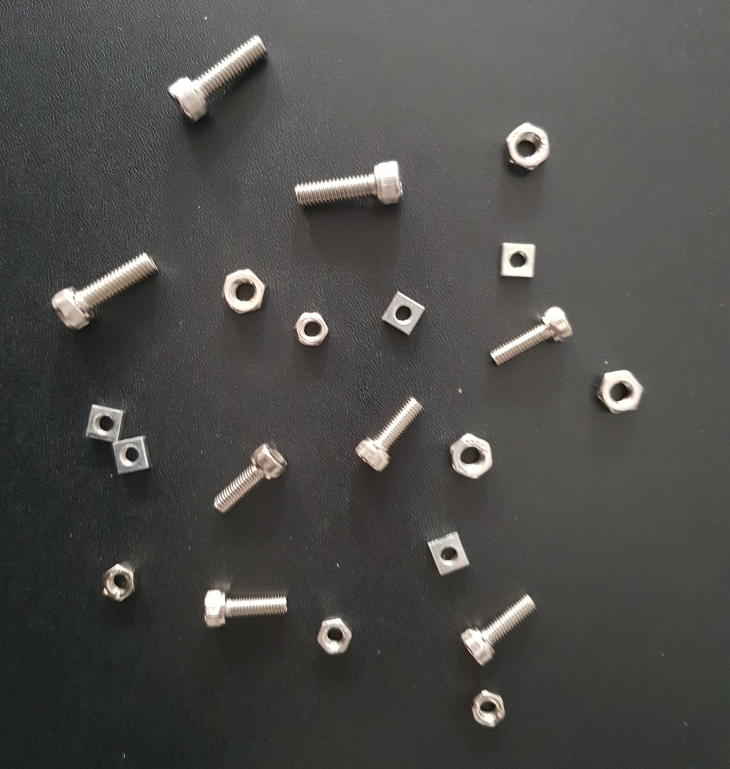
//> input picture src/Images/Lab_GrayScale_TestImage.jpg, 1459 x 1537 px (shown at 1/2 size)
$ ./temp   (built with g++ and OpenCV 4)
//> lines starting //> are read from the running program, lines starting //| are printed output that depends on the picture; after the words box and inside, x2 and y2 are one past the last pixel; in counts of white or black regions, pixels touching at a corner belong together
/*
******************************************************************************
* @author	ChangMin An
* @Mod		2022-03-18
* @brief	Deep Learning Image Processing : LAB1 Grayscale Image Segmentation
*
******************************************************************************
*/

#include <iostream>
#include <opencv2/opencv.hpp>
#include "opencv2/highgui.hpp"
#include "opencv2/imgcodecs.hpp"
#include "opencv2/imgproc.hpp"
using namespace std;
using namespace cv;


// Define the Value
#define KERNEL_SIZE 5
enum Filter_Mode {
	BLUR = 1, GAUSSIAN, MEDIAN, LAPLACIAN, DEFAULT
};

Mat src, src_gray, src_filtered, src_thred, dst, dst_morph;
int element_shape = MORPH_RECT;
int n = 3;
Mat element = getStructuringElement(element_shape, Size(n, n));
int gray = 255;
int Bolt_M5 = 0, Bolt_M6 = 0, Square_Nut_M5 = 0, Hexa_Nut_M5 = 0, Hexa_Nut_M6 = 0;
String raw_data = "Raw_Data";

// Define Function
void Image_Processing(void);
void Convert_Gray(Mat& _src, Mat& _dst);
void Print_Raw(void);
void Filter_Process(void);
void Threshold_Process(void);
void Filled_Contour(void);
void Morphology_Process(void);
void Sorting(void);
void View_Result(void);
void Print_Result(void);

// Define Source Matrix


void main(void)
{
	// Load an image
	src = imread("..//..//..//Images//Lab_GrayScale_TestImage.jpg", IMREAD_COLOR);
//> src is the input picture: 1537 rows x 1459 cols, CV_8UC3; mean B, G, R 73.6, 76.7, 77.3

	// Convert the image to Gray
	cvtColor(src, src_gray, CV_BGR2GRAY);

	/* Print the Raw Data */
	namedWindow("Raw_Data", 0);
	resizeWindow("Raw_Data", Size(800, 800));
	imshow("Raw_Data", src_gray);

	/* Filter */
	medianBlur(src_gray, src_filtered, 5);

	/* Threshold */
	threshold(src_filtered, dst, 116, 255, 0);
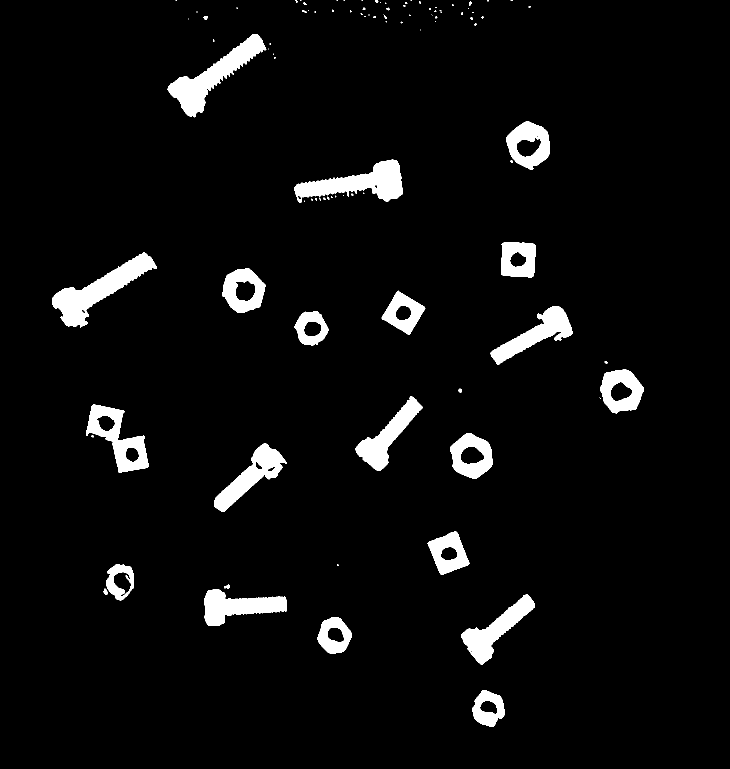
//> dst: 1537 rows x 1459 cols, CV_8UC1 (shown at 1/2 size); 4.8% white; 98 white regions (64 under 20 px)

	/* Contour for FILLED */
	vector<vector<Point>> contours;
	Mat drawing(dst.size(), CV_8U, Scalar(0));
	findContours(dst, contours, CV_RETR_EXTERNAL, CV_CHAIN_APPROX_SIMPLE, Point(0, 0));
//> contours = 98 contours, 74 with area under 20; largest, box (x1, y1, x2, y2) and area: (104, 505, 314, 655) 9558, (335, 68, 533, 235) 9036, (588, 319, 806, 405) 8530, (172, 809, 297, 946) 7728, (428, 887, 573, 1024) 6476
	for (int i = 0; i < contours.size(); i++)
		drawContours(drawing, contours, i, Scalar(255), CV_FILLED, 8);
//> this loop made 98 passes
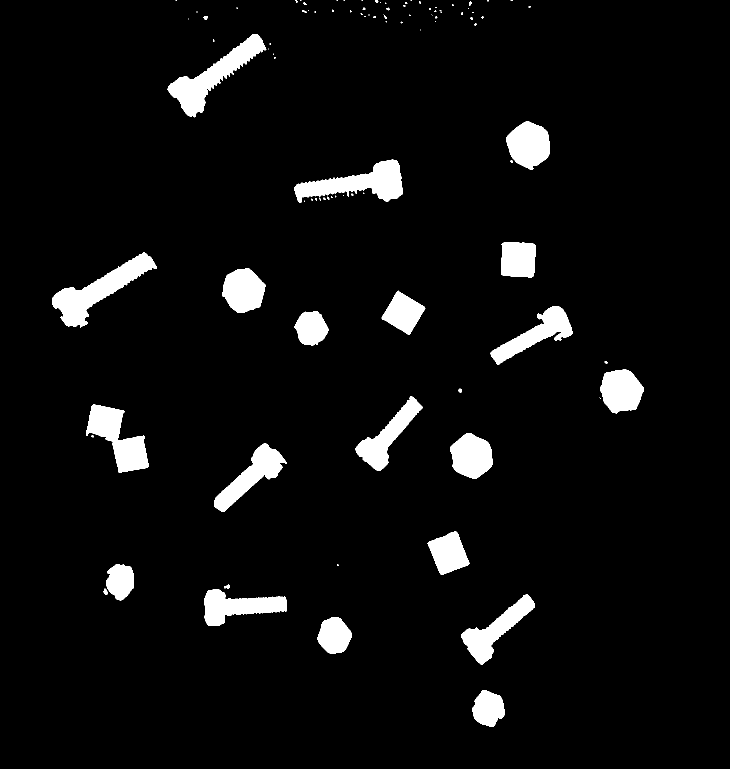
//> drawing: 1537 rows x 1459 cols, CV_8UC1 (shown at 1/2 size); 5.3% white; 98 white regions (64 under 20 px), largest, box (x1, y1, x2, y2) and area: (104, 505, 314, 655) 9834, (335, 68, 533, 235) 9343, (588, 319, 806, 405) 8825
	drawing.copyTo(dst);

	/* Mophology */
	erode(dst, dst_morph, element, Point(-1, -1));
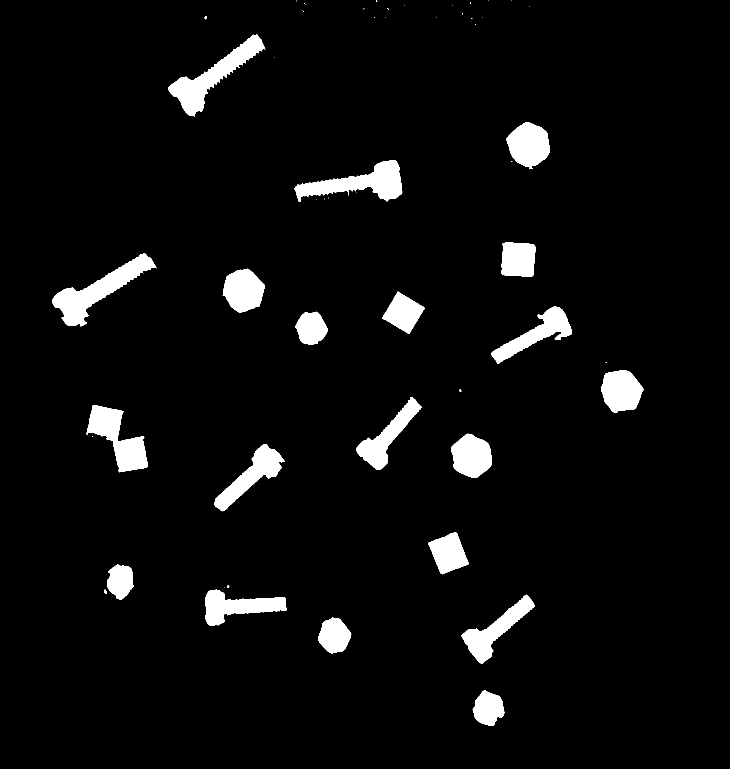
//> dst_morph: 1537 rows x 1459 cols, CV_8UC1 (shown at 1/2 size); 4.8% white; 53 white regions (31 under 20 px), largest, box (x1, y1, x2, y2) and area: (105, 506, 313, 653) 9019, (336, 69, 531, 233) 8461, (589, 320, 805, 404) 7985
//> element = [[1, 1, 1], [1, 1, 1], [1, 1, 1]]
	erode(dst_morph, dst_morph, element, Point(-1, -1), 4);
	dilate(dst_morph, dst_morph, element, Point(-1, -1), 2);
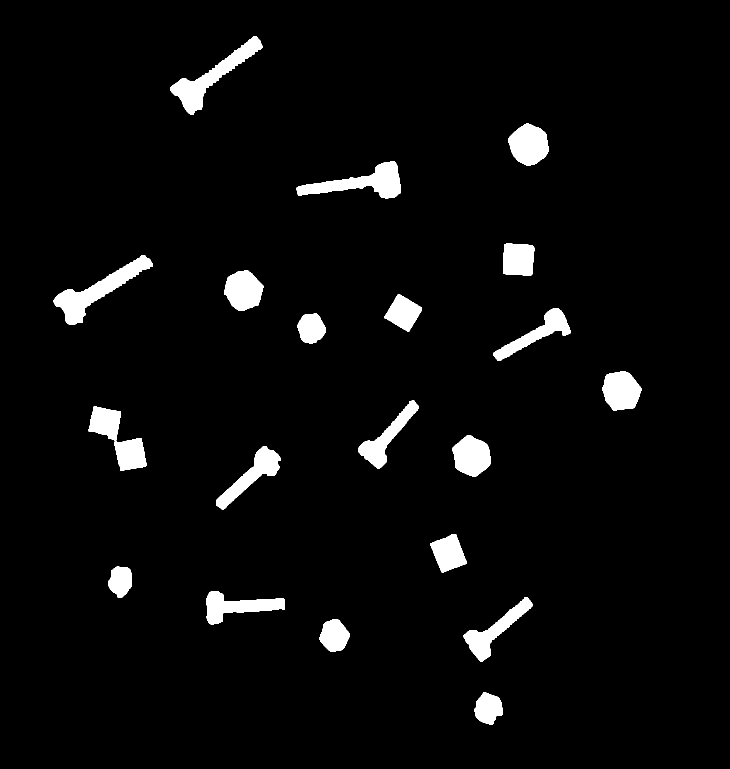
//> dst_morph: 1537 rows x 1459 cols, CV_8UC1 (shown at 1/2 size); 4% white; 21 white regions


	Mat drawing2(dst_morph.size(), CV_8U, Scalar(0));
	findContours(dst_morph, contours, CV_RETR_EXTERNAL, CV_CHAIN_APPROX_SIMPLE, Point(0, 0));
//> contours = 21 contours; largest, box (x1, y1, x2, y2) and area: (107, 511, 306, 649) 7216, (340, 72, 525, 229) 6654, (593, 323, 802, 398) 6272, (1016, 247, 1097, 332) 4856, (432, 892, 562, 1019) 4706


	for (int i = 0; i < contours.size(); i++)
	{
		//printf(" * Contour[%d] -  Area OpenCV: %.2f - Length: %.2f \n", i, contourArea(contours[i]), arcLength(contours[i], true));
		if (contourArea(contours[i]) > 6000.0)
		{
			Bolt_M6++;
			gray = 255;
		}
		else if (contourArea(contours[i]) > 4000.0 && arcLength(contours[i], false) > 300.0)
		{
			Bolt_M5++;
			gray = 190;
		}
		else if (contourArea(contours[i]) > 4000.0 && arcLength(contours[i], false) <= 300.0)
		{
			Hexa_Nut_M6++;
			gray = 140;
		}
		else if (contourArea(contours[i]) > 2900.0)
		{
			Square_Nut_M5++;
			gray = 80;
		}
		else
		{
			Hexa_Nut_M5++;
			gray = 30;
		}
		drawContours(drawing2, contours, i, Scalar(gray), CV_FILLED, 8);
	}
//> this loop made 21 passes
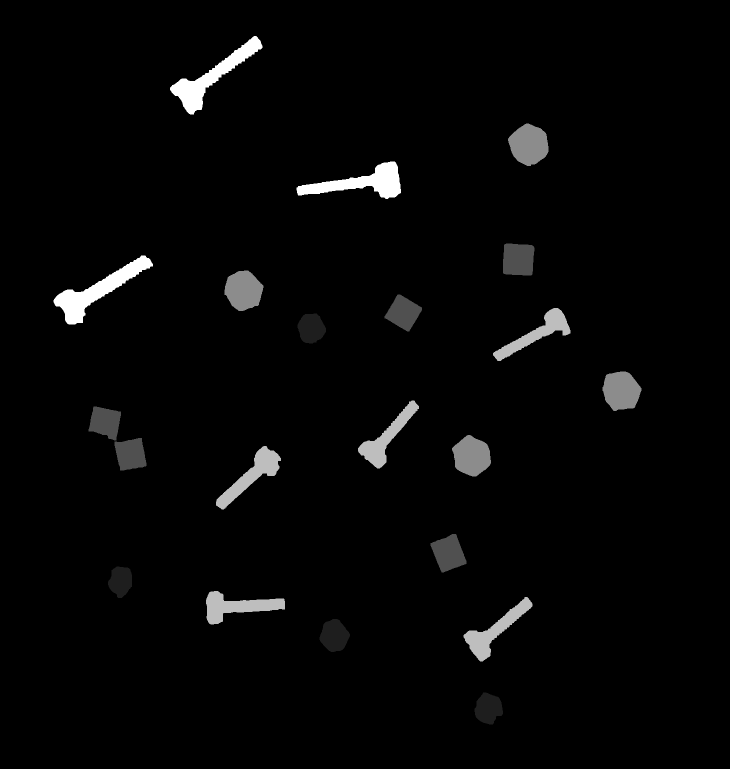
//> drawing2: 1537 rows x 1459 cols, CV_8UC1 (shown at 1/2 size); min 0, max 255, mean 6.3
//> after the loop, Bolt_M6 = 3; Bolt_M5 = 5; Hexa_Nut_M6 = 4; Square_Nut_M5 = 5; Hexa_Nut_M5 = 4
	drawing2.copyTo(dst_morph);

	while (true)
	{
		namedWindow("result", 0);
		imshow("result", dst_morph);
		resizeWindow("result", Size(800, 800));

		int key = waitKey(20);
//> the Esc key is pressed
		if (key == 27)	break;
	}

	cout << "# of \t\t Bolt \t\t M5 = " << Bolt_M5 << endl;
//| # of 		 Bolt 		 M5 = 5
	cout << "# of \t\t Bolt \t\t M6 = " << Bolt_M6 << endl;
//| # of 		 Bolt 		 M6 = 3
	cout << "# of \t\t Square Nut \t M5 = " << Square_Nut_M5 << endl;
//| # of 		 Square Nut 	 M5 = 5
	cout << "# of \t\t Hexa Nut \t M5 = " << Hexa_Nut_M5 << endl;
//| # of 		 Hexa Nut 	 M5 = 4
	cout << "# of \t\t Hexa Nut \t M6 = " << Hexa_Nut_M6 << endl;
//| # of 		 Hexa Nut 	 M6 = 4
}

// [154 lines left out: functions Convert_Gray, Print_Window, Filter_Process, Threshold_Process, Filled_Contour, Contour_Process and 5 more, not called in this run]
